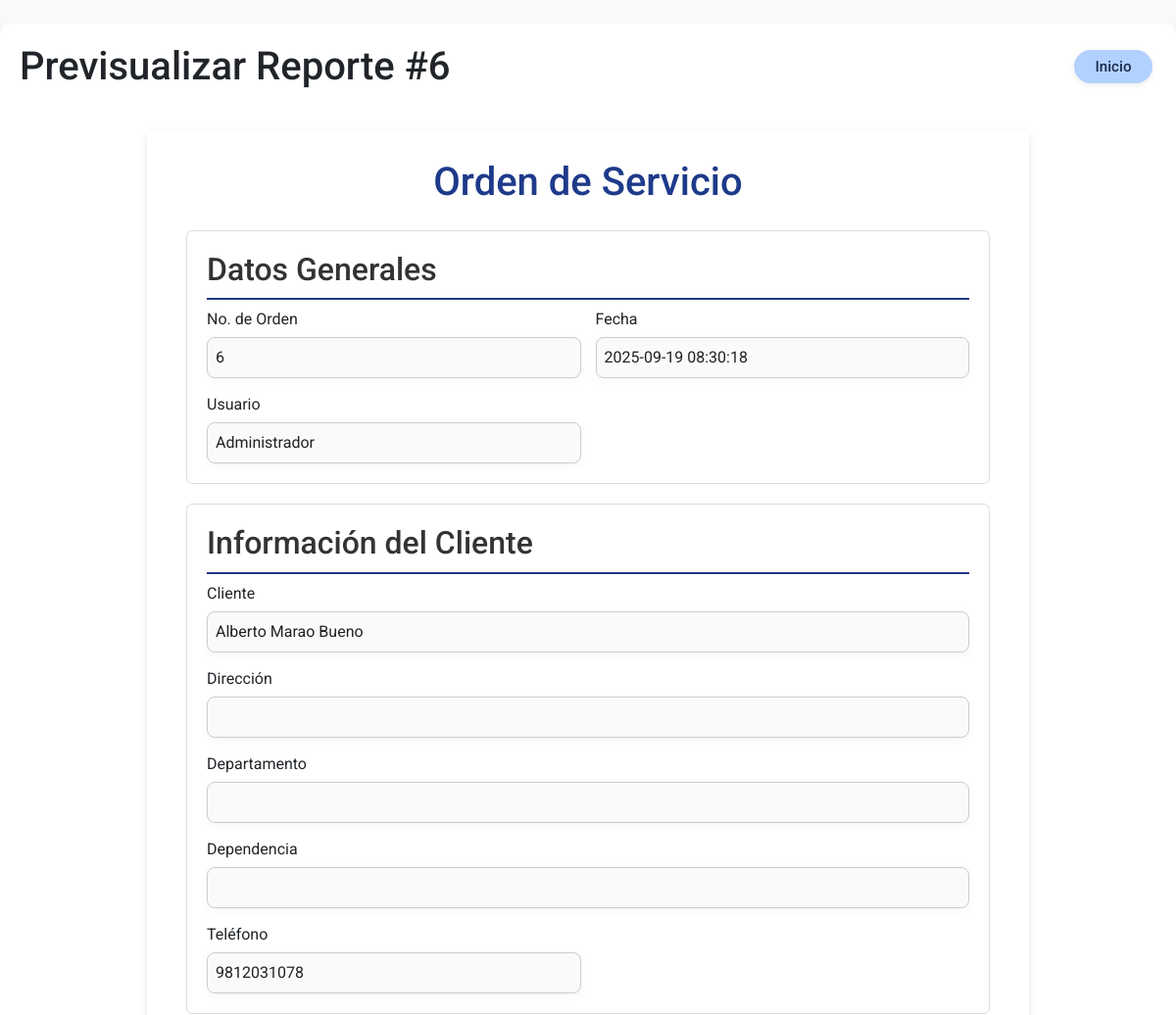
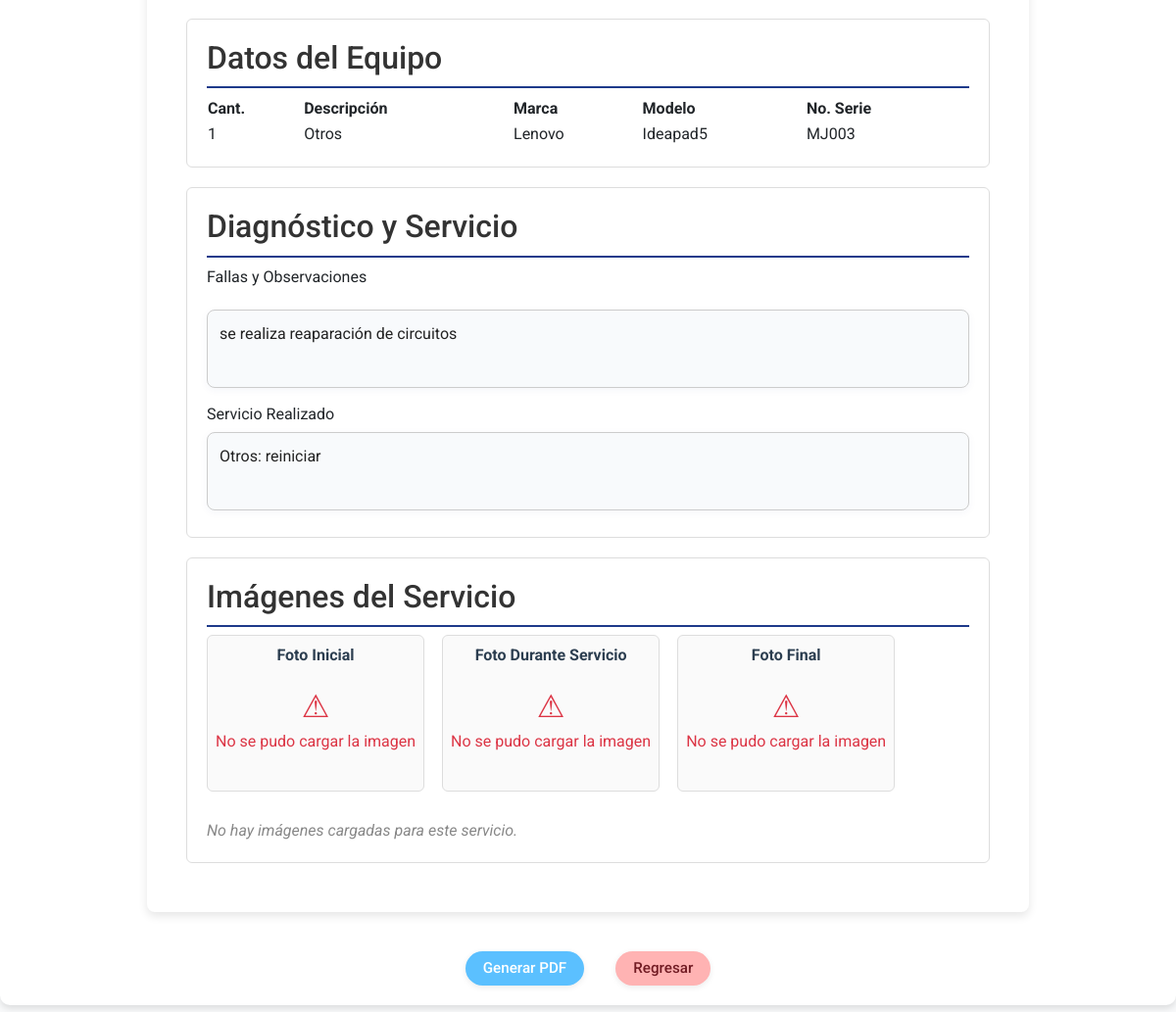
The page /impresion/reporte/6 (signed in) on the database its author committed (2 pictures, top to bottom).
### tables this page shows
CREATE TABLE servicios (
                    id INTEGER PRIMARY KEY AUTOINCREMENT,
                    nombre TEXT NOT NULL,
                    primer_apellido TEXT NOT NULL,
                    segundo_apellido TEXT NOT NULL,
                    telefono TEXT NOT NULL,
                    tipo_equipo TEXT NOT NULL,
                    marca TEXT NOT NULL,
                    modelo TEXT NOT NULL,
                    serie TEXT,
                    servicio TEXT,
                    accesorios TEXT,
                    estado TEXT DEFAULT 'En diagnóstico',
                    notas TEXT,
                    foto_inicial TEXT,
                    foto_servicio TEXT,
                    foto_final TEXT,
                    fecha_registro TEXT,
                    fecha_entrega TEXT,
                    tecnico_actual TEXT
                );

### modules/impresion/routes.py (the view, shortened to what this page needs)
@impresion_bp.route('/reporte/<int:id>', methods=['GET', 'POST'])
@login_required
def reporte(id):
    def create_pdf(data):
        buffer = io.BytesIO()
        WIDTH, HEIGHT = letter
        HEADER_BLUE = colors.HexColor('#1E3A8A')
        GRAY_BG = colors.HexColor('#E5E7EB')
        p = canvas.Canvas(buffer, pagesize=letter)
        logo_path = os.path.join('static', 'images', 'logo.png')
        if os.path.exists(logo_path):
            p.drawImage(logo_path, WIDTH - 4.5*cm, HEIGHT - 2.5*cm, width=4*cm, height=2*cm, preserveAspectRatio=True, mask='auto')
        p.setFont('Helvetica', 8)
        p.drawString(1.5*cm, HEIGHT - 1*cm, data.get('membrete_nombre', 'MEX GROUP'))
        p.drawString(1.5*cm, HEIGHT - 1.4*cm, data.get('membrete_rfc', 'R.F.C MEL760421RH2   CURP: MEL760421HCCXNN03'))
        p.drawString(1.5*cm, HEIGHT - 1.8*cm, f"CEL: {data.get('celular', '9811310163')}   OFICINA: {data.get('membrete_telefono', '9811441303')}")
        p.drawString(1.5*cm, HEIGHT - 2.2*cm, data.get('membrete_direccion', 'CALLE 23 No 78 COL. PABLO GARCIA C.P. 24080'))
        p.drawString(1.5*cm, HEIGHT - 2.6*cm, data.get('membrete_ciudad', 'SAN FRANCISCO DE CAMPECHE, CAMP.'))
        p.setStrokeColor(HEADER_BLUE)
        p.setLineWidth(2)
        p.line(1.5*cm, HEIGHT - 3.2*cm, WIDTH - 1.5*cm, HEIGHT - 3.2*cm)
        p.setLineWidth(0.5)
        p.setStrokeColor(colors.black)
        p.setFont('Helvetica', 10)
        y_pos = HEIGHT - 5*cm
        p.drawString(WIDTH - 6*cm, y_pos + 0.6*cm, f"Fecha: {data.get('fecha', '')}")
        p.drawString(1.5*cm, y_pos, f"CLIENTE: {data.get('cliente', '')}")
        y_pos -= 1*cm
        p.drawString(1.5*cm, y_pos, f"DIRECCION: {data.get('direccion', '')}")
        y_pos -= 1*cm
        p.drawString(1.5*cm, y_pos, f"DEPARTAMENTO: {data.get('departamento', '')}")
        y_pos -= 1*cm
        p.drawString(1.5*cm, y_pos, f"DEPENDENCIA: {data.get('dependencia', '')}")
        y_pos -= 1*cm
        p.drawString(1.5*cm, y_pos, f"TEL: {data.get('tel', '')}")
        y_pos -= 1.5*cm
        p.setFillColor(HEADER_BLUE)
        p.rect(1.5*cm, y_pos, WIDTH - 3*cm, 0.8*cm, fill=1, stroke=0)
        p.setFillColor(colors.white)
        p.setFont('Helvetica-Bold', 10)
        p.drawCentredString(WIDTH / 2, y_pos + 0.3*cm, "DATOS DEL EQUIPO")
        y_pos -= 0.6*cm
        p.setFillColor(colors.black)
        p.setFont('Helvetica-Bold', 9)
        p.drawCentredString(2.5*cm, y_pos, "Cant.")
        p.drawCentredString(6*cm, y_pos, "Descripción")
        p.drawCentredString(10.5*cm, y_pos, "Marca")
        p.drawCentredString(14*cm, y_pos, "Modelo")
        p.drawCentredString(18*cm, y_pos, "No. De Serie")
        p.setFont('Helvetica', 9)
        y_pos -= 0.1*cm
        max_items = 1
        for i in range(max_items):
            y_pos -= 0.6*cm
            p.drawCentredString(2.5*cm, y_pos + 0.2*cm, data.get('eq_cant', '1'))
            p.drawString(4*cm, y_pos + 0.2*cm, data.get('eq_desc', ''))
            p.drawCentredString(10.5*cm, y_pos + 0.2*cm, data.get('eq_marca', ''))
            p.drawCentredString(14*cm, y_pos + 0.2*cm, data.get('eq_modelo', ''))
            p.drawCentredString(18*cm, y_pos + 0.2*cm, data.get('eq_serie', ''))
        y_pos -= 0.5*cm
        styles = getSampleStyleSheet()
        styleN = styles['Normal']
        styleN.fontSize = 9
        styleN.leading = 12
        def draw_section(x, y, width, height, title, content_text):
            p.setFont('Helvetica-Bold', 10)
            p.drawCentredString(x + width/2, y + height, title)
            p_content_height = 0
            if content_text:
                p_content = Paragraph(content_text.replace('\n', '<br/>'), styleN)
                w, p_content_height = p_content.wrapOn(p, width - 0.4*cm, height - 0.4*cm)
                p_content.drawOn(p, x + 0.2*cm, y + height - p_content_height - 0.2*cm)
            return y - (p_content_height + 0.5*cm)
        y_pos = draw_section(1.2*cm, y_pos - 3*cm, WIDTH - 3*cm, 3*cm, "FALLAS Y OBSERVACIONES", data.get('fallas', ''))
        y_pos = draw_section(1.2*cm, y_pos - 1*cm, WIDTH - 3*cm, 3*cm, "SERVICIO REALIZADO", data.get('servicio', ''))
        p.setFont('Helvetica-Bold', 10)
        p.drawCentredString(WIDTH / 2, y_pos, "IMÁGENES DEL SERVICIO")
        y_pos -= 0.2*cm
        image_data = [
            ("Foto Inicial", data.get('foto_inicial')),
            ("Foto de Servicio", data.get('foto_servicio')),
            ("Foto Final", data.get('foto_final'))
        ]
        valid_images = [(label, path) for label, path in image_data if path and os.path.exists(path)]
        if valid_images:
            num_images = len(valid_images)
            total_spacing = (num_images - 1) * 0.2*cm
            img_width = (WIDTH - 3.5*cm - total_spacing) / num_images
            img_height = img_width * (3/4) # Proporción 4:3
            x_start = 2*cm
            y_pos -= img_height
            for i, (label, img_path) in enumerate(valid_images):
                current_x = x_start + i * (img_width + 0.2*cm)
                p.drawImage(img_path, current_x, y_pos, width=img_width, height=img_height, preserveAspectRatio=True, mask='auto')
                p.setFont('Helvetica', 7)
                p.drawCentredString(current_x + img_width/2, y_pos - 0.4*cm, label)
        else:
            p.setFont('Helvetica', 9)
            p.drawCentredString(WIDTH / 2, y_pos - 0.5*cm, "No hay imágenes adjuntas.")
        y_pos -= 1*cm # Espacio extra después de las imágenes
        p.line(2*cm, 3*cm, 9*cm, 3*cm)
        p.drawCentredString(5.5*cm, 2.6*cm, f"{data.get('cliente', '')}")
        p.line(12*cm, 3*cm, 19*cm, 3*cm)
        p.drawCentredString(15.5*cm, 2.6*cm, f"{data.get('usuario', '')}")
        p.setFont('Helvetica-Bold', 7)
        p.drawString(1.5*cm, 2*cm, "DATOS BANCARIOS:")
        p.setFont('Helvetica', 7)
        p.drawString(1.5*cm, 1.7*cm, "BANCOMER")
        p.drawString(1.5*cm, 1.4*cm, "NUMERO DE CUENTA: 0175530334")
        p.drawString(1.5*cm, 1.1*cm, "NUMERO DE TRANSFERENCIA: 012050001755303345")
        p.setFont('Helvetica-Bold', 7)
        p.drawString(WIDTH - 6*cm, 2*cm, "CORREOS:")
        p.setFont('Helvetica', 7)
        p.drawString(WIDTH - 6*cm, 1.7*cm, "mexgroup2009@hotmail.es")
        p.drawString(WIDTH - 6*cm, 1.4*cm, "mexgroupventas@hotmail.com")
        p.drawString(WIDTH - 6*cm, 1.1*cm, "j_mex_r1@hotmail.com")
        for idx, img in enumerate(['item1.png', 'item2.png', 'item3.png', 'item4.png']):
            img_path = os.path.join('static', 'images', img)
            y_img = [HEIGHT - 5*cm, HEIGHT - 11*cm, HEIGHT - 15*cm, 6*cm][idx]
            if os.path.exists(img_path):
                p.drawImage(img_path, 0.2*cm, y_img, width=1*cm, preserveAspectRatio=True, mask='auto')
        p.save()
        buffer.seek(0)
        return buffer
    servicio = db.query("SELECT * FROM servicios WHERE id = ?", (id,))
    if not servicio:
        flash("Servicio no encontrado", "error")
        return redirect(url_for('tecnico.panel'))
    servicio = servicio[0]
    membrete = session.get('membrete', {
        'nombre': 'MEX GROUP',
        'direccion': 'Calle 23 entre 10 y 12 Pablo Garcia',
        'telefono': '9811441303',
        'celular': '9811310163',
        'departamento': '',
        'dependencia': ''
    })
    return render_template('impresion.html', servicio=servicio, membrete=membrete)

### templates/impresion.html (shortened to what this page needs)
<!DOCTYPE html>
<html>
<head>
    <link href="https://cdn.jsdelivr.net/npm/bootstrap@5.3.0/dist/css/bootstrap.min.css" rel="stylesheet">
    <link rel="stylesheet" href="/static/css/global.css">
    <link rel="stylesheet" href="/static/css/estilos.css">
</head>
<body>
    <div class="container mt-4">
        <div class="d-flex justify-content-between align-items-center mb-3">
            <h1 class="mb-0">Previsualizar Reporte #{{ servicio['id'] }}</h1>
            <a href="{{ url_for('index') }}" class="btn-regresar btn-form-main inicio-top-right ms-3" title="Inicio">Inicio</a>
        </div>
        <div class="reporte-preview" style="background-color: white; padding: 30px 40px; border-radius: 8px; box-shadow: 0 4px 10px rgba(0,0,0,0.1); max-width: 900px; margin: 40px auto;">
            <h1 style="color: #1E3A8A; text-align: center; margin-bottom: 25px;">Orden de Servicio</h1>
            <div class="form-section" style="border: 1px solid #ddd; padding: 20px; border-radius: 6px; margin-bottom: 20px;">
                <h2 style="color: #333; border-bottom: 2px solid #1E3A8A; padding-bottom: 10px;">Datos Generales</h2>
                <div style="display: grid; grid-template-columns: repeat(auto-fit, minmax(250px, 1fr)); gap: 15px;">
                    <div><label>No. de Orden</label><input type="text" value="{{ servicio['id'] }}" readonly class="reporte-input"></div>
                    <div><label>Fecha</label><input type="text" value="{{ servicio['fecha_entrega'] or datetime.now().strftime('%d/%m/%Y') }}" readonly class="reporte-input"></div>
                    <div><label>Usuario</label><input type="text" value="{{ servicio['tecnico_actual'] or 'Sin asignar' }}" readonly class="reporte-input"></div>
                </div>
            </div>
            <div class="form-section" style="border: 1px solid #ddd; padding: 20px; border-radius: 6px; margin-bottom: 20px;">
                <h2 style="color: #333; border-bottom: 2px solid #1E3A8A; padding-bottom: 10px;">Información del Cliente</h2>
                <div style="display: grid; grid-template-columns: repeat(auto-fit, minmax(250px, 1fr)); gap: 15px;">
                        <div style="grid-column: 1 / -1;"><label>Cliente</label><input type="text" value="{{ servicio['nombre'] }} {{ servicio['primer_apellido'] }} {{ servicio['segundo_apellido'] }}" readonly class="reporte-input"></div>
                        <div style="grid-column: 1 / -1;"><label>Dirección</label><input type="text" value="" readonly class="reporte-input"></div>
                        <div style="grid-column: 1 / -1;"><label>Departamento</label><input type="text" value="" readonly class="reporte-input"></div>
                        <div style="grid-column: 1 / -1;"><label>Dependencia</label><input type="text" value="" readonly class="reporte-input"></div>
                        <div><label>Teléfono</label><input type="text" value="{{ servicio['telefono'] }}" readonly class="reporte-input"></div>
                </div>
            </div>
            <div class="form-section" style="border: 1px solid #ddd; padding: 20px; border-radius: 6px; margin-bottom: 20px;">
                <h2 style="color: #333; border-bottom: 2px solid #1E3A8A; padding-bottom: 10px;">Datos del Equipo</h2>
                <table style="width: 100%; border-collapse: collapse;">
                    <thead>
                        <tr>
                            <th>Cant.</th>
                            <th>Descripción</th>
                            <th>Marca</th>
                            <th>Modelo</th>
                            <th>No. Serie</th>
                        </tr>
                    </thead>
                    <tbody>
                        <tr>
                            <td>1</td>
                            <td>{{ servicio['tipo_equipo'] }}</td>
                            <td>{{ servicio['marca'] }}</td>
                            <td>{{ servicio['modelo'] }}</td>
                            <td>{{ servicio['serie'] or 'No especificada' }}</td>
                        </tr>
                    </tbody>
                </table>
            </div>
            <div class="form-section" style="border: 1px solid #ddd; padding: 20px; border-radius: 6px; margin-bottom: 20px;">
                <h2 style="color: #333; border-bottom: 2px solid #1E3A8A; padding-bottom: 10px;">Diagnóstico y Servicio</h2>
                <div style="display: grid; grid-template-columns: 1fr; gap: 15px;">
                    <label>Fallas y Observaciones</label>
                    <textarea readonly class="reporte-textarea">{{ servicio['notas'] or 'Sin notas' }}</textarea>
                </div>
                <div style="grid-column: 1 / -1; margin-top: 15px;">
                    <label>Servicio Realizado</label>
                    <textarea readonly class="reporte-textarea">{{ servicio['servicio'] }}</textarea>
                </div>
            </div>
            <div class="form-section" style="border: 1px solid #ddd; padding: 20px; border-radius: 6px; margin-bottom: 20px;">
                <h2 style="color: #333; border-bottom: 2px solid #1E3A8A; padding-bottom: 10px;">Imágenes del Servicio</h2>
                <div class="imagenes-servicio-list">
                    {% set fotos = [
                        ('Foto Inicial', servicio['foto_inicial']),
                        ('Foto Durante Servicio', servicio['foto_servicio']),
                        ('Foto Final', servicio['foto_final'])
                    ] %}
                    {% set hay_foto = false %}
                    {% for label, ruta_completa in fotos %}
                        {% if ruta_completa %}
                            {% set hay_foto = true %}
                            <div class="imagenes-servicio-item">
                                <div>
                                    <p class="photo-indicator">{{ label }}</p>
                                </div>
                            </div>
                        {% endif %}
                    {% endfor %}
                    {% if not hay_foto %}
                        <span class="imagenes-servicio-empty">No hay imágenes cargadas para este servicio.</span>
                    {% endif %}
                </div>
            </div>
        </div>
        <form method="POST" class="mt-4 d-flex justify-content-center gap-btns">
            <button type="submit" name="generar_pdf" class="btn-reporte-final btn-form-main" title="Generar PDF">Generar PDF</button>
            <a href="{{ url_for('tecnico.panel') }}" class="btn-cancelar btn-form-main" title="Regresar al Panel Técnico">Regresar</a>
        </form>
    </div>
</body>
</html>

### rows shown on the page
servicios: id "6", fecha_entrega "2025-09-19 08:30:18", tecnico_actual "Administrador", nombre "Alberto Marao Bueno", telefono "9812031078", tipo_equipo "Otros", marca "Lenovo", modelo "Ideapad5", serie "MJ003", notas "se realiza reaparación de circuitos", servicio "Otros: reiniciar", label "Foto Inicial", label "Foto Durante Servicio", label "Foto Final"
